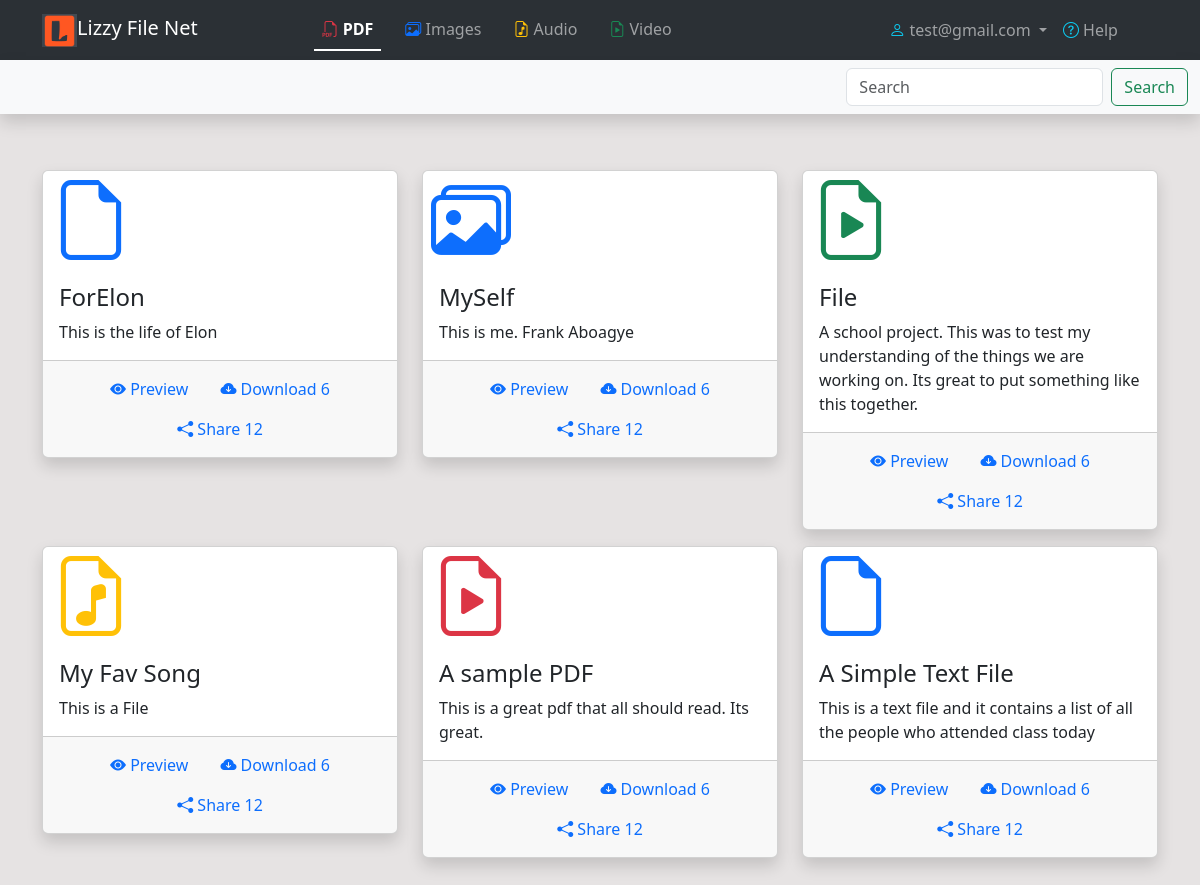
The app's page /dashboard/ (signed in), older data.
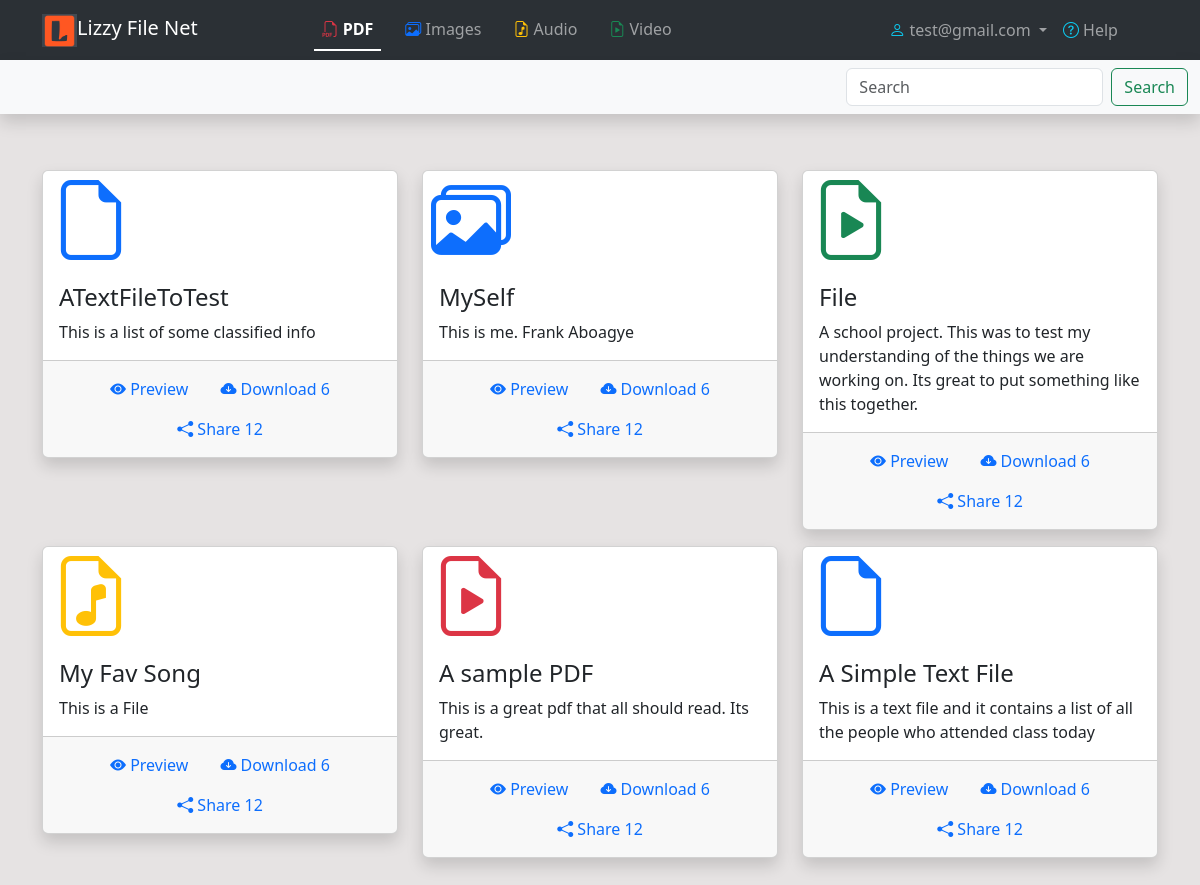
The same page, newer data.
### users/models.py (models this page shows, shortened)
class CustomUser(AbstractUser):
    email = models.EmailField(unique=True)
    profilePicture = models.ImageField(default='default/defaultpicture.jpg', upload_to='profileImages')

### dashboard/models.py (models this page shows, shortened)
class MyFileManager(models.Model):
    file_name = models.CharField(max_length=200, default="File", blank=False)  # title
    file_description = models.TextField(default='This is a File', max_length=200, blank=False) # description
    file_type = models.CharField(max_length=20, choices=MYFILETYPES)
    my_file = models.FileField(upload_to="all_files")
    ids = models.AutoField(primary_key=True)
    file_upload_date =  models.DateTimeField(auto_now_add=True)
    def get_color_code(self):
        return the_code[self.file_type][0]
    def get_icon(self):
        return the_code[self.file_type][1]
    class Meta:
        ordering = ('-file_upload_date',)

### dashboard/views.py (the view)
# urls.py: path('dashboard/', views.index, name='dashboard-index'),
@login_required
def index(request):
    the_files = MyFileManager.objects.all()
    context = {
        'the_files': the_files,
    }
    return render(
        request=request,
        template_name='dashboard/index.html',
        context=context
    )

### templates/dashboard/index.html (shortened to what this page needs)
{% extends 'base/base.html' %}
{% block content %}
 <div class="container">
            <div class="row my-5">
                {% for the_file in the_files %}
                    <div class="col-lg-4 col-md-6 my-2">
                        <div class="card shadow">
                            <span class='text-{{ the_file.get_color_code }} display-1 ms-2'><i class="bi {{ the_file.get_icon }}"></i></span>
                            <div class="card-body">
                                <h4 class="card-title">{{ the_file.file_name }} </h4>
                                <p class="card-text"> {{ the_file.file_description }} </p>
                            </div>
                            <div class="card-footer text-muted">
                                <ul class="nav justify-content-center">
                                    <li class="nav-item">
                                        <a class="nav-link" href="#"> <i class="bi bi-eye-fill"></i> Preview</a>
                                    </li>
                                    <li class="nav-item">
                                        <a class="nav-link" href="#"> <i class="bi bi-cloud-arrow-down-fill"></i> Download
                                        <span> 6 </span>
                                        </a>
                                    </li>
                                    <li class="nav-item">
                                        <a class="nav-link" href="#"> <i class="bi bi-share-fill"></i> Share
                                            <span> 12 </span>
                                        </a>
                                    </li>
                                </ul>
                            </div>
                        </div>
                    </div>
                {% endfor %}
            </div>
</div>
{% endblock %}

### templates/base/base.html (shortened to what this page needs)
{% load static %}
<!doctype html>
<html lang="en">
  <head>
    <link href="https://cdn.jsdelivr.net/npm/bootstrap@5.3.1/dist/css/bootstrap.min.css" rel="stylesheet">
    <link rel="stylesheet" href="https://cdn.jsdelivr.net/npm/bootstrap-icons@1.10.5/font/bootstrap-icons.css">
  </head>
  <body>
    {% include 'base/nav.html' %}
    {% block content %}
    {% endblock %}
  </body>
</html>

### templates/base/nav.html (shortened to what this page needs)
{% load static %}
    <link rel="stylesheet" type="text/css" href="{% static 'style.css' %}">
  <nav class="navbar-first navbar  navbar-expand-lg bg-body-tertiary"  data-bs-theme='dark'>
    <div class="container ">
      <a class="navbar-brand" href="{% url 'dashboard-index' %}">
          <img src="{% static '/images/lizzylogo.PNG' %}" alt="logo" width="35" height="auto" class="d-inline-block align-text-top">Lizzy File Net
      </a>
      <div class="collapse navbar-collapse" id="navbarSupportedContent">
        <ul class="nav-underline navbar-nav m-auto mb-2 mb-lg-0">
          <li class="nav-item">
            <a class="nav-link active" aria-current="page" href="#">
              <span class='text-danger'><i class="bi bi-filetype-pdf"></i></span>
              PDF
          </a>
          </li>
          <li class="nav-item">
            <a class="nav-link" href="#">
              <span class='text-primary'><i class="bi bi-images"></i></span>
              Images
          </a>
          </li>
          <li class="nav-item">
            <a class="nav-link" href="#">
              <span class='text-warning'><i class="bi bi-file-earmark-music"></i></span>
              Audio
          </a>
          </li>
          <li class="nav-item">
            <a class="nav-link" href="#">
              <span class='text-success'><i class="bi bi-file-earmark-play"></i></span>
              Video
          </a>
          </li>
        </ul>
        <ul class="navbar-nav ms-auto mb-2 mb-lg-0">
          <li class="nav-item dropdown">
            <a class="nav-link dropdown-toggle" href="#" role="button" data-bs-toggle="dropdown" aria-expanded="false">
              <span class='text-info'><i class="bi bi-person"></i></span>
              {{ user.email }}
            </a>
          </li>
          <li class="nav-item">
              <a class="nav-link" href="#">
                  <span class='text-info'><i class="bi bi-question-circle"></i></span>
                  Help
              </a>
          </li>
        <ul>
      </div>
    </div>
  </nav>
  <nav class="navbar-second navbar bg-body-tertiary shadow ">
      <div class="container-fluid justify-content-end">
        <form class="d-flex" role="search">
          <input class="form-control me-2" type="search" placeholder="Search" aria-label="Search">
          <button class="btn btn-outline-success" type="submit">Search</button>
        </form>
      </div>
  </nav>

### static/style.css (style rules this page uses)
body { background: rgb(230, 227, 227); }

Row changes from the older to the newer data that the page shows:
removed MyFileManager: file_name "ForElon", file_description "This is the life of Elon"
added MyFileManager: file_name "ATextFileToTest", file_description "This is a list of some classified info"
